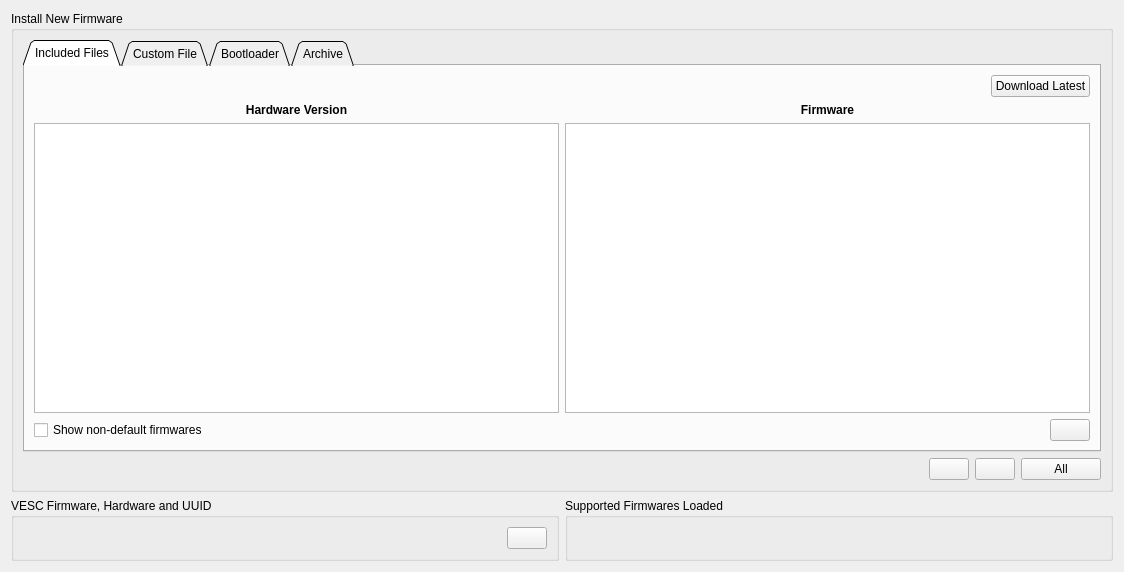
<?xml version="1.0" encoding="UTF-8"?>
<ui version="4.0">
 <class>PageFirmware</class>
 <widget class="QWidget" name="PageFirmware">
  <property name="geometry">
   <rect>
    <x>0</x>
    <y>0</y>
    <width>1124</width>
    <height>572</height>
   </rect>
  </property>
  <property name="windowTitle">
   <string>Form</string>
  </property>
  <layout class="QVBoxLayout" name="verticalLayout_4">
   <item>
    <widget class="QGroupBox" name="groupBox">
     <property name="title">
      <string>Install New Firmware</string>
     </property>
     <layout class="QVBoxLayout" name="verticalLayout_3">
      <item>
       <widget class="QTabWidget" name="fwTabWidget">
        <property name="tabShape">
         <enum>QTabWidget::TabShape::Triangular</enum>
        </property>
        <property name="currentIndex">
         <number>0</number>
        </property>
        <widget class="QWidget" name="tab">
         <attribute name="title">
          <string>Included Files</string>
         </attribute>
         <layout class="QVBoxLayout" name="verticalLayout_7">
          <item>
           <layout class="QHBoxLayout" name="horizontalLayout_13">
            <item>
             <widget class="DisplayPercentage" name="displayDlFw" native="true">
              <property name="sizePolicy">
               <sizepolicy hsizetype="MinimumExpanding" vsizetype="Preferred">
                <horstretch>0</horstretch>
                <verstretch>0</verstretch>
               </sizepolicy>
              </property>
             </widget>
            </item>
            <item>
             <widget class="QPushButton" name="dlFwButton">
              <property name="text">
               <string>Download Latest</string>
              </property>
             </widget>
            </item>
           </layout>
          </item>
          <item>
           <layout class="QHBoxLayout" name="horizontalLayout_5">
            <item>
             <layout class="QVBoxLayout" name="verticalLayout_5">
              <item>
               <widget class="QLabel" name="label">
                <property name="font">
                 <font>
                  <bold>true</bold>
                 </font>
                </property>
                <property name="text">
                 <string>Hardware Version</string>
                </property>
                <property name="alignment">
                 <set>Qt::AlignmentFlag::AlignCenter</set>
                </property>
               </widget>
              </item>
              <item>
               <widget class="QListWidget" name="hwList"/>
              </item>
             </layout>
            </item>
            <item>
             <layout class="QVBoxLayout" name="verticalLayout_6">
              <item>
               <widget class="QLabel" name="label_2">
                <property name="font">
                 <font>
                  <bold>true</bold>
                 </font>
                </property>
                <property name="text">
                 <string>Firmware</string>
                </property>
                <property name="alignment">
                 <set>Qt::AlignmentFlag::AlignCenter</set>
                </property>
               </widget>
              </item>
              <item>
               <widget class="QListWidget" name="fwList"/>
              </item>
             </layout>
            </item>
           </layout>
          </item>
          <item>
           <layout class="QHBoxLayout" name="horizontalLayout_6">
            <item>
             <widget class="QCheckBox" name="showNonDefaultBox">
              <property name="toolTip">
               <string>Show firmwares with non-default compilation options</string>
              </property>
              <property name="text">
               <string>Show non-default firmwares</string>
              </property>
             </widget>
            </item>
            <item>
             <spacer name="horizontalSpacer">
              <property name="orientation">
               <enum>Qt::Orientation::Horizontal</enum>
              </property>
              <property name="sizeHint" stdset="0">
               <size>
                <width>40</width>
                <height>20</height>
               </size>
              </property>
             </spacer>
            </item>
            <item>
             <widget class="QPushButton" name="changelogButton">
              <property name="toolTip">
               <string>Show firmware changelog</string>
              </property>
              <property name="text">
               <string/>
              </property>
              <property name="icon">
               <iconset resource="../res.qrc">
                <normaloff>:/res/icons/About-96.png</normaloff>:/res/icons/About-96.png</iconset>
              </property>
             </widget>
            </item>
           </layout>
          </item>
         </layout>
        </widget>
        <widget class="QWidget" name="tab_2">
         <attribute name="title">
          <string>Custom File</string>
         </attribute>
         <layout class="QVBoxLayout" name="verticalLayout">
          <item>
           <layout class="QHBoxLayout" name="horizontalLayout_9">
            <item>
             <widget class="QRadioButton" name="useFw1Button">
              <property name="text">
               <string>Use</string>
              </property>
              <property name="checked">
               <bool>true</bool>
              </property>
             </widget>
            </item>
            <item>
             <widget class="QLineEdit" name="fwEdit"/>
            </item>
            <item>
             <widget class="QPushButton" name="chooseButton">
              <property name="sizePolicy">
               <sizepolicy hsizetype="Fixed" vsizetype="Fixed">
                <horstretch>0</horstretch>
                <verstretch>0</verstretch>
               </sizepolicy>
              </property>
              <property name="toolTip">
               <string>Choose file...</string>
              </property>
              <property name="text">
               <string/>
              </property>
              <property name="icon">
               <iconset resource="../res.qrc">
                <normaloff>:/res/icons/Open Folder-96.png</normaloff>:/res/icons/Open Folder-96.png</iconset>
              </property>
             </widget>
            </item>
           </layout>
          </item>
          <item>
           <layout class="QHBoxLayout" name="horizontalLayout_10">
            <item>
             <widget class="QRadioButton" name="useFw2Button">
              <property name="text">
               <string>Use</string>
              </property>
             </widget>
            </item>
            <item>
             <widget class="QLineEdit" name="fw2Edit"/>
            </item>
            <item>
             <widget class="QPushButton" name="choose2Button">
              <property name="sizePolicy">
               <sizepolicy hsizetype="Fixed" vsizetype="Fixed">
                <horstretch>0</horstretch>
                <verstretch>0</verstretch>
               </sizepolicy>
              </property>
              <property name="toolTip">
               <string>Choose file...</string>
              </property>
              <property name="text">
               <string/>
              </property>
              <property name="icon">
               <iconset resource="../res.qrc">
                <normaloff>:/res/icons/Open Folder-96.png</normaloff>:/res/icons/Open Folder-96.png</iconset>
              </property>
             </widget>
            </item>
           </layout>
          </item>
          <item>
           <layout class="QHBoxLayout" name="horizontalLayout_7">
            <item>
             <widget class="QRadioButton" name="useFw3Button">
              <property name="text">
               <string>Use</string>
              </property>
             </widget>
            </item>
            <item>
             <widget class="QLineEdit" name="fw3Edit"/>
            </item>
            <item>
             <widget class="QPushButton" name="choose3Button">
              <property name="sizePolicy">
               <sizepolicy hsizetype="Fixed" vsizetype="Fixed">
                <horstretch>0</horstretch>
                <verstretch>0</verstretch>
               </sizepolicy>
              </property>
              <property name="toolTip">
               <string>Choose file...</string>
              </property>
              <property name="text">
               <string/>
              </property>
              <property name="icon">
               <iconset resource="../res.qrc">
                <normaloff>:/res/icons/Open Folder-96.png</normaloff>:/res/icons/Open Folder-96.png</iconset>
              </property>
             </widget>
            </item>
           </layout>
          </item>
          <item>
           <layout class="QHBoxLayout" name="horizontalLayout_8">
            <item>
             <widget class="QRadioButton" name="useFw4Button">
              <property name="text">
               <string>Use</string>
              </property>
             </widget>
            </item>
            <item>
             <widget class="QLineEdit" name="fw4Edit"/>
            </item>
            <item>
             <widget class="QPushButton" name="choose4Button">
              <property name="sizePolicy">
               <sizepolicy hsizetype="Fixed" vsizetype="Fixed">
                <horstretch>0</horstretch>
                <verstretch>0</verstretch>
               </sizepolicy>
              </property>
              <property name="toolTip">
               <string>Choose file...</string>
              </property>
              <property name="text">
               <string/>
              </property>
              <property name="icon">
               <iconset resource="../res.qrc">
                <normaloff>:/res/icons/Open Folder-96.png</normaloff>:/res/icons/Open Folder-96.png</iconset>
              </property>
             </widget>
            </item>
           </layout>
          </item>
          <item>
           <spacer name="verticalSpacer">
            <property name="orientation">
             <enum>Qt::Orientation::Vertical</enum>
            </property>
            <property name="sizeHint" stdset="0">
             <size>
              <width>20</width>
              <height>217</height>
             </size>
            </property>
           </spacer>
          </item>
          <item>
           <widget class="QCheckBox" name="fwCustomBlBox">
            <property name="toolTip">
             <string>Upload bootloader before uploading firmware</string>
            </property>
            <property name="text">
             <string>Upload Bootloader</string>
            </property>
            <property name="checked">
             <bool>true</bool>
            </property>
           </widget>
          </item>
         </layout>
        </widget>
        <widget class="QWidget" name="tab_3">
         <attribute name="title">
          <string>Bootloader</string>
         </attribute>
         <layout class="QVBoxLayout" name="verticalLayout_8">
          <item>
           <widget class="QListWidget" name="blList"/>
          </item>
         </layout>
        </widget>
        <widget class="QWidget" name="tab_4">
         <attribute name="title">
          <string>Archive</string>
         </attribute>
         <layout class="QVBoxLayout" name="verticalLayout_11">
          <item>
           <layout class="QHBoxLayout" name="horizontalLayout_4">
            <item>
             <widget class="DisplayPercentage" name="displayDl" native="true">
              <property name="sizePolicy">
               <sizepolicy hsizetype="MinimumExpanding" vsizetype="Preferred">
                <horstretch>0</horstretch>
                <verstretch>0</verstretch>
               </sizepolicy>
              </property>
             </widget>
            </item>
            <item>
             <widget class="QPushButton" name="dlArchiveButton">
              <property name="text">
               <string>Download Archive</string>
              </property>
             </widget>
            </item>
           </layout>
          </item>
          <item>
           <layout class="QHBoxLayout" name="horizontalLayout_11">
            <item>
             <layout class="QVBoxLayout" name="verticalLayout_9">
              <item>
               <widget class="QLabel" name="label_3">
                <property name="font">
                 <font>
                  <bold>true</bold>
                 </font>
                </property>
                <property name="text">
                 <string>Firmware Version</string>
                </property>
                <property name="alignment">
                 <set>Qt::AlignmentFlag::AlignCenter</set>
                </property>
               </widget>
              </item>
              <item>
               <widget class="QListWidget" name="archVersionList"/>
              </item>
             </layout>
            </item>
            <item>
             <layout class="QVBoxLayout" name="verticalLayout_10">
              <item>
               <widget class="QLabel" name="label_4">
                <property name="font">
                 <font>
                  <bold>true</bold>
                 </font>
                </property>
                <property name="text">
                 <string>File</string>
                </property>
                <property name="alignment">
                 <set>Qt::AlignmentFlag::AlignCenter</set>
                </property>
               </widget>
              </item>
              <item>
               <widget class="QListWidget" name="archFwList"/>
              </item>
             </layout>
            </item>
           </layout>
          </item>
          <item>
           <layout class="QHBoxLayout" name="horizontalLayout_12">
            <item>
             <widget class="QCheckBox" name="showNonDefaultArchBox">
              <property name="toolTip">
               <string>Show firmwares with non-default compilation options</string>
              </property>
              <property name="text">
               <string>Show non-default firmwares</string>
              </property>
             </widget>
            </item>
            <item>
             <spacer name="horizontalSpacer_2">
              <property name="orientation">
               <enum>Qt::Orientation::Horizontal</enum>
              </property>
              <property name="sizeHint" stdset="0">
               <size>
                <width>40</width>
                <height>20</height>
               </size>
              </property>
             </spacer>
            </item>
           </layout>
          </item>
         </layout>
        </widget>
       </widget>
      </item>
      <item>
       <layout class="QHBoxLayout" name="horizontalLayout_3">
        <item>
         <widget class="DisplayPercentage" name="display" native="true"/>
        </item>
        <item>
         <widget class="QPushButton" name="cancelButton">
          <property name="sizePolicy">
           <sizepolicy hsizetype="Fixed" vsizetype="Fixed">
            <horstretch>0</horstretch>
            <verstretch>0</verstretch>
           </sizepolicy>
          </property>
          <property name="toolTip">
           <string>Cancel upload</string>
          </property>
          <property name="text">
           <string/>
          </property>
          <property name="icon">
           <iconset resource="../res.qrc">
            <normaloff>:/res/icons/Cancel-96.png</normaloff>:/res/icons/Cancel-96.png</iconset>
          </property>
         </widget>
        </item>
        <item>
         <widget class="QPushButton" name="uploadButton">
          <property name="sizePolicy">
           <sizepolicy hsizetype="Fixed" vsizetype="Fixed">
            <horstretch>0</horstretch>
            <verstretch>0</verstretch>
           </sizepolicy>
          </property>
          <property name="toolTip">
           <string>Update firmware on the connected VESC</string>
          </property>
          <property name="text">
           <string/>
          </property>
          <property name="icon">
           <iconset resource="../res.qrc">
            <normaloff>:/res/icons/Download-96.png</normaloff>:/res/icons/Download-96.png</iconset>
          </property>
         </widget>
        </item>
        <item>
         <widget class="QPushButton" name="uploadAllButton">
          <property name="sizePolicy">
           <sizepolicy hsizetype="Fixed" vsizetype="Fixed">
            <horstretch>0</horstretch>
            <verstretch>0</verstretch>
           </sizepolicy>
          </property>
          <property name="toolTip">
           <string>&lt;html&gt;&lt;head/&gt;&lt;body&gt;&lt;p&gt;Upload firmware to the connected VESC, as well as to the VESCs connected over CAN-bus. Only available in FW3.45+.&lt;/p&gt;&lt;p&gt;&lt;br/&gt;&lt;/p&gt;&lt;p&gt;&lt;span style=&quot; color:#cc0000;&quot;&gt;WARNING&lt;/span&gt;: This function should &lt;span style=&quot; font-weight:600;&quot;&gt;only&lt;/span&gt; be used if all VESCs on the CAN-bus have the same hardware version. Otherwise, the firmware has to be updated on them individually.&lt;/p&gt;&lt;/body&gt;&lt;/html&gt;</string>
          </property>
          <property name="text">
           <string>All</string>
          </property>
          <property name="icon">
           <iconset resource="../res.qrc">
            <normaloff>:/res/icons/Download-96.png</normaloff>:/res/icons/Download-96.png</iconset>
          </property>
         </widget>
        </item>
       </layout>
      </item>
     </layout>
    </widget>
   </item>
   <item>
    <layout class="QHBoxLayout" name="horizontalLayout_2">
     <item>
      <widget class="QGroupBox" name="groupBox_2">
       <property name="title">
        <string>VESC Firmware, Hardware and UUID</string>
       </property>
       <layout class="QHBoxLayout" name="horizontalLayout">
        <item>
         <widget class="QLabel" name="currentLabel">
          <property name="text">
           <string/>
          </property>
         </widget>
        </item>
        <item>
         <widget class="QPushButton" name="readVersionButton">
          <property name="sizePolicy">
           <sizepolicy hsizetype="Fixed" vsizetype="Fixed">
            <horstretch>0</horstretch>
            <verstretch>0</verstretch>
           </sizepolicy>
          </property>
          <property name="toolTip">
           <string>Read firmware version</string>
          </property>
          <property name="text">
           <string/>
          </property>
          <property name="icon">
           <iconset resource="../res.qrc">
            <normaloff>:/res/icons/Upload-96.png</normaloff>:/res/icons/Upload-96.png</iconset>
          </property>
         </widget>
        </item>
       </layout>
      </widget>
     </item>
     <item>
      <widget class="QGroupBox" name="groupBox_3">
       <property name="title">
        <string>Supported Firmwares Loaded</string>
       </property>
       <layout class="QVBoxLayout" name="verticalLayout_2">
        <item>
         <widget class="QLabel" name="supportedLabel">
          <property name="text">
           <string/>
          </property>
         </widget>
        </item>
       </layout>
      </widget>
     </item>
    </layout>
   </item>
  </layout>
 </widget>
 <customwidgets>
  <customwidget>
   <class>DisplayPercentage</class>
   <extends>QWidget</extends>
   <header>widgets/displaypercentage.h</header>
   <container>1</container>
  </customwidget>
 </customwidgets>
 <resources>
  <include location="../res.qrc"/>
 </resources>
 <connections/>
</ui>
